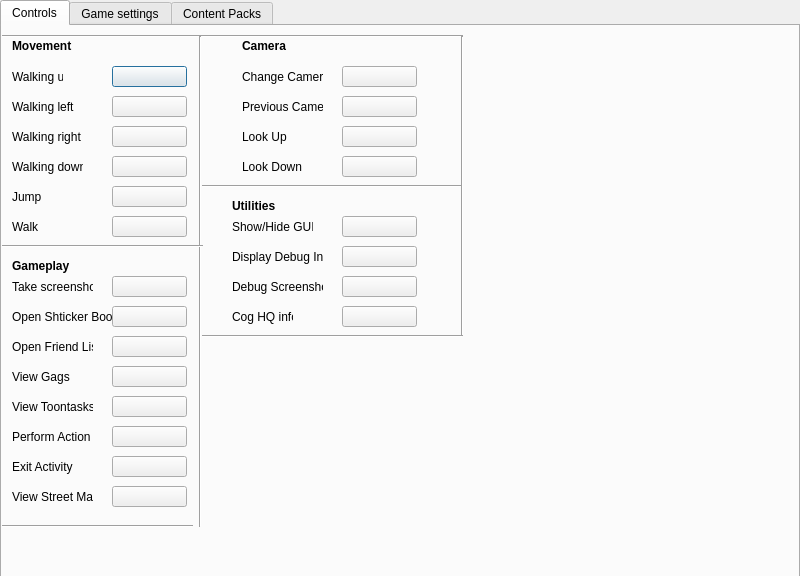
<?xml version="1.0" encoding="UTF-8"?>
<ui version="4.0">
 <class>Options_Menu</class>
 <widget class="QDialog" name="Options_Menu">
  <property name="geometry">
   <rect>
    <x>0</x>
    <y>0</y>
    <width>800</width>
    <height>576</height>
   </rect>
  </property>
  <property name="maximumSize">
   <size>
    <width>800</width>
    <height>600</height>
   </size>
  </property>
  <property name="windowTitle">
   <string>Option Menu</string>
  </property>
  <property name="windowIcon">
   <iconset>
    <normaloff>icon.ico</normaloff>icon.ico</iconset>
  </property>
  <widget class="QTabWidget" name="tabWidget">
   <property name="geometry">
    <rect>
     <x>0</x>
     <y>0</y>
     <width>800</width>
     <height>600</height>
    </rect>
   </property>
   <property name="maximumSize">
    <size>
     <width>800</width>
     <height>600</height>
    </size>
   </property>
   <property name="currentIndex">
    <number>0</number>
   </property>
   <widget class="QWidget" name="Content_Pack">
    <property name="maximumSize">
     <size>
      <width>800</width>
      <height>600</height>
     </size>
    </property>
    <attribute name="title">
     <string>Controls</string>
    </attribute>
    <widget class="QLabel" name="label_3">
     <property name="geometry">
      <rect>
       <x>10</x>
       <y>40</y>
       <width>51</width>
       <height>21</height>
      </rect>
     </property>
     <property name="text">
      <string>Walking up</string>
     </property>
    </widget>
    <widget class="QPushButton" name="walkUpButton">
     <property name="geometry">
      <rect>
       <x>110</x>
       <y>40</y>
       <width>75</width>
       <height>21</height>
      </rect>
     </property>
     <property name="text">
      <string/>
     </property>
    </widget>
    <widget class="QLabel" name="label_4">
     <property name="geometry">
      <rect>
       <x>10</x>
       <y>70</y>
       <width>71</width>
       <height>21</height>
      </rect>
     </property>
     <property name="text">
      <string>Walking left</string>
     </property>
    </widget>
    <widget class="QPushButton" name="walkLeftButton">
     <property name="geometry">
      <rect>
       <x>110</x>
       <y>70</y>
       <width>75</width>
       <height>21</height>
      </rect>
     </property>
     <property name="text">
      <string/>
     </property>
    </widget>
    <widget class="QLabel" name="label_5">
     <property name="geometry">
      <rect>
       <x>10</x>
       <y>100</y>
       <width>71</width>
       <height>21</height>
      </rect>
     </property>
     <property name="text">
      <string>Walking right</string>
     </property>
    </widget>
    <widget class="QPushButton" name="walkDownButton">
     <property name="geometry">
      <rect>
       <x>110</x>
       <y>130</y>
       <width>75</width>
       <height>21</height>
      </rect>
     </property>
     <property name="text">
      <string/>
     </property>
    </widget>
    <widget class="QLabel" name="label_6">
     <property name="geometry">
      <rect>
       <x>10</x>
       <y>130</y>
       <width>71</width>
       <height>21</height>
      </rect>
     </property>
     <property name="text">
      <string>Walking down</string>
     </property>
    </widget>
    <widget class="QPushButton" name="walkRightButton">
     <property name="geometry">
      <rect>
       <x>110</x>
       <y>100</y>
       <width>75</width>
       <height>21</height>
      </rect>
     </property>
     <property name="text">
      <string/>
     </property>
    </widget>
    <widget class="QLabel" name="label_7">
     <property name="geometry">
      <rect>
       <x>10</x>
       <y>160</y>
       <width>71</width>
       <height>21</height>
      </rect>
     </property>
     <property name="text">
      <string>Jump</string>
     </property>
    </widget>
    <widget class="QPushButton" name="jumpButton">
     <property name="geometry">
      <rect>
       <x>110</x>
       <y>160</y>
       <width>75</width>
       <height>21</height>
      </rect>
     </property>
     <property name="text">
      <string/>
     </property>
    </widget>
    <widget class="QLabel" name="label_8">
     <property name="geometry">
      <rect>
       <x>10</x>
       <y>190</y>
       <width>71</width>
       <height>21</height>
      </rect>
     </property>
     <property name="text">
      <string>Walk</string>
     </property>
    </widget>
    <widget class="QPushButton" name="walkButton">
     <property name="geometry">
      <rect>
       <x>110</x>
       <y>190</y>
       <width>75</width>
       <height>21</height>
      </rect>
     </property>
     <property name="text">
      <string/>
     </property>
    </widget>
    <widget class="QLabel" name="label_9">
     <property name="geometry">
      <rect>
       <x>10</x>
       <y>10</y>
       <width>61</width>
       <height>21</height>
      </rect>
     </property>
     <property name="text">
      <string>&lt;html&gt;&lt;head/&gt;&lt;body&gt;&lt;p&gt;&lt;span style=&quot; font-weight:600;&quot;&gt;Movement&lt;/span&gt;&lt;/p&gt;&lt;/body&gt;&lt;/html&gt;</string>
     </property>
    </widget>
    <widget class="QLabel" name="label_10">
     <property name="geometry">
      <rect>
       <x>10</x>
       <y>230</y>
       <width>61</width>
       <height>21</height>
      </rect>
     </property>
     <property name="text">
      <string>&lt;html&gt;&lt;head/&gt;&lt;body&gt;&lt;p&gt;&lt;span style=&quot; font-weight:600;&quot;&gt;Gameplay&lt;/span&gt;&lt;/p&gt;&lt;/body&gt;&lt;/html&gt;</string>
     </property>
    </widget>
    <widget class="QLabel" name="label_11">
     <property name="geometry">
      <rect>
       <x>10</x>
       <y>250</y>
       <width>81</width>
       <height>21</height>
      </rect>
     </property>
     <property name="text">
      <string>Take screenshot</string>
     </property>
    </widget>
    <widget class="QLabel" name="label_12">
     <property name="geometry">
      <rect>
       <x>10</x>
       <y>280</y>
       <width>101</width>
       <height>21</height>
      </rect>
     </property>
     <property name="text">
      <string>Open Shticker Book</string>
     </property>
    </widget>
    <widget class="QLabel" name="label_13">
     <property name="geometry">
      <rect>
       <x>10</x>
       <y>310</y>
       <width>81</width>
       <height>21</height>
      </rect>
     </property>
     <property name="text">
      <string>Open Friend List</string>
     </property>
    </widget>
    <widget class="QLabel" name="label_14">
     <property name="geometry">
      <rect>
       <x>10</x>
       <y>340</y>
       <width>81</width>
       <height>21</height>
      </rect>
     </property>
     <property name="text">
      <string>View Gags</string>
     </property>
    </widget>
    <widget class="QLabel" name="label_15">
     <property name="geometry">
      <rect>
       <x>10</x>
       <y>370</y>
       <width>81</width>
       <height>21</height>
      </rect>
     </property>
     <property name="text">
      <string>View Toontasks</string>
     </property>
    </widget>
    <widget class="QLabel" name="label_16">
     <property name="geometry">
      <rect>
       <x>10</x>
       <y>400</y>
       <width>81</width>
       <height>21</height>
      </rect>
     </property>
     <property name="text">
      <string>Perform Action</string>
     </property>
    </widget>
    <widget class="QPushButton" name="takeScreenButton">
     <property name="geometry">
      <rect>
       <x>110</x>
       <y>250</y>
       <width>75</width>
       <height>21</height>
      </rect>
     </property>
     <property name="text">
      <string/>
     </property>
    </widget>
    <widget class="QPushButton" name="openBookButton">
     <property name="geometry">
      <rect>
       <x>110</x>
       <y>280</y>
       <width>75</width>
       <height>21</height>
      </rect>
     </property>
     <property name="text">
      <string/>
     </property>
    </widget>
    <widget class="QPushButton" name="openFriendsButton">
     <property name="geometry">
      <rect>
       <x>110</x>
       <y>310</y>
       <width>75</width>
       <height>21</height>
      </rect>
     </property>
     <property name="text">
      <string/>
     </property>
    </widget>
    <widget class="QPushButton" name="viewGagsButtons">
     <property name="geometry">
      <rect>
       <x>110</x>
       <y>340</y>
       <width>75</width>
       <height>21</height>
      </rect>
     </property>
     <property name="text">
      <string/>
     </property>
    </widget>
    <widget class="QPushButton" name="viewToontasksButton">
     <property name="geometry">
      <rect>
       <x>110</x>
       <y>370</y>
       <width>75</width>
       <height>21</height>
      </rect>
     </property>
     <property name="text">
      <string/>
     </property>
    </widget>
    <widget class="QPushButton" name="performActionButton">
     <property name="geometry">
      <rect>
       <x>110</x>
       <y>400</y>
       <width>75</width>
       <height>21</height>
      </rect>
     </property>
     <property name="text">
      <string/>
     </property>
    </widget>
    <widget class="QLabel" name="label_17">
     <property name="geometry">
      <rect>
       <x>10</x>
       <y>430</y>
       <width>81</width>
       <height>21</height>
      </rect>
     </property>
     <property name="text">
      <string>Exit Activity</string>
     </property>
    </widget>
    <widget class="QLabel" name="label_18">
     <property name="geometry">
      <rect>
       <x>10</x>
       <y>460</y>
       <width>81</width>
       <height>21</height>
      </rect>
     </property>
     <property name="text">
      <string>View Street Map</string>
     </property>
    </widget>
    <widget class="QPushButton" name="exitActivityButton">
     <property name="geometry">
      <rect>
       <x>110</x>
       <y>430</y>
       <width>75</width>
       <height>21</height>
      </rect>
     </property>
     <property name="text">
      <string/>
     </property>
    </widget>
    <widget class="QPushButton" name="viewMapButton">
     <property name="geometry">
      <rect>
       <x>110</x>
       <y>460</y>
       <width>75</width>
       <height>21</height>
      </rect>
     </property>
     <property name="text">
      <string/>
     </property>
    </widget>
    <widget class="QLabel" name="label_19">
     <property name="geometry">
      <rect>
       <x>240</x>
       <y>10</y>
       <width>51</width>
       <height>21</height>
      </rect>
     </property>
     <property name="text">
      <string>&lt;html&gt;&lt;head/&gt;&lt;body&gt;&lt;p&gt;&lt;span style=&quot; font-weight:600;&quot;&gt;Camera&lt;/span&gt;&lt;/p&gt;&lt;/body&gt;&lt;/html&gt;</string>
     </property>
     <property name="textFormat">
      <enum>Qt::AutoText</enum>
     </property>
    </widget>
    <widget class="QLabel" name="label_20">
     <property name="geometry">
      <rect>
       <x>240</x>
       <y>40</y>
       <width>81</width>
       <height>21</height>
      </rect>
     </property>
     <property name="text">
      <string>Change Camera</string>
     </property>
    </widget>
    <widget class="QLabel" name="label_21">
     <property name="geometry">
      <rect>
       <x>240</x>
       <y>70</y>
       <width>81</width>
       <height>21</height>
      </rect>
     </property>
     <property name="text">
      <string>Previous Camera</string>
     </property>
    </widget>
    <widget class="QLabel" name="label_22">
     <property name="geometry">
      <rect>
       <x>240</x>
       <y>100</y>
       <width>81</width>
       <height>21</height>
      </rect>
     </property>
     <property name="text">
      <string>Look Up</string>
     </property>
    </widget>
    <widget class="QLabel" name="label_23">
     <property name="geometry">
      <rect>
       <x>240</x>
       <y>130</y>
       <width>81</width>
       <height>21</height>
      </rect>
     </property>
     <property name="text">
      <string>Look Down</string>
     </property>
    </widget>
    <widget class="QPushButton" name="changeCameraButton">
     <property name="geometry">
      <rect>
       <x>340</x>
       <y>40</y>
       <width>75</width>
       <height>21</height>
      </rect>
     </property>
     <property name="text">
      <string/>
     </property>
    </widget>
    <widget class="QPushButton" name="PreviousCameraButton">
     <property name="geometry">
      <rect>
       <x>340</x>
       <y>70</y>
       <width>75</width>
       <height>21</height>
      </rect>
     </property>
     <property name="text">
      <string/>
     </property>
    </widget>
    <widget class="QPushButton" name="lookUpButton">
     <property name="geometry">
      <rect>
       <x>340</x>
       <y>100</y>
       <width>75</width>
       <height>21</height>
      </rect>
     </property>
     <property name="text">
      <string/>
     </property>
    </widget>
    <widget class="QPushButton" name="lookDownButton">
     <property name="geometry">
      <rect>
       <x>340</x>
       <y>130</y>
       <width>75</width>
       <height>21</height>
      </rect>
     </property>
     <property name="text">
      <string/>
     </property>
    </widget>
    <widget class="QLabel" name="label_24">
     <property name="geometry">
      <rect>
       <x>230</x>
       <y>170</y>
       <width>81</width>
       <height>21</height>
      </rect>
     </property>
     <property name="text">
      <string>&lt;html&gt;&lt;head/&gt;&lt;body&gt;&lt;p&gt;&lt;span style=&quot; font-weight:600;&quot;&gt;Utilities&lt;/span&gt;&lt;/p&gt;&lt;/body&gt;&lt;/html&gt;</string>
     </property>
    </widget>
    <widget class="QLabel" name="label_25">
     <property name="geometry">
      <rect>
       <x>230</x>
       <y>190</y>
       <width>81</width>
       <height>21</height>
      </rect>
     </property>
     <property name="text">
      <string>Show/Hide GUI</string>
     </property>
    </widget>
    <widget class="Line" name="line">
     <property name="geometry">
      <rect>
       <x>200</x>
       <y>0</y>
       <width>261</width>
       <height>20</height>
      </rect>
     </property>
     <property name="orientation">
      <enum>Qt::Horizontal</enum>
     </property>
    </widget>
    <widget class="Line" name="line_3">
     <property name="geometry">
      <rect>
       <x>200</x>
       <y>150</y>
       <width>261</width>
       <height>20</height>
      </rect>
     </property>
     <property name="orientation">
      <enum>Qt::Horizontal</enum>
     </property>
    </widget>
    <widget class="Line" name="line_4">
     <property name="geometry">
      <rect>
       <x>450</x>
       <y>10</y>
       <width>20</width>
       <height>301</height>
      </rect>
     </property>
     <property name="orientation">
      <enum>Qt::Vertical</enum>
     </property>
    </widget>
    <widget class="Line" name="line_6">
     <property name="geometry">
      <rect>
       <x>0</x>
       <y>0</y>
       <width>201</width>
       <height>20</height>
      </rect>
     </property>
     <property name="orientation">
      <enum>Qt::Horizontal</enum>
     </property>
    </widget>
    <widget class="Line" name="line_7">
     <property name="geometry">
      <rect>
       <x>190</x>
       <y>10</y>
       <width>16</width>
       <height>491</height>
      </rect>
     </property>
     <property name="orientation">
      <enum>Qt::Vertical</enum>
     </property>
    </widget>
    <widget class="Line" name="line_8">
     <property name="geometry">
      <rect>
       <x>0</x>
       <y>210</y>
       <width>201</width>
       <height>20</height>
      </rect>
     </property>
     <property name="orientation">
      <enum>Qt::Horizontal</enum>
     </property>
    </widget>
    <widget class="Line" name="line_9">
     <property name="geometry">
      <rect>
       <x>0</x>
       <y>490</y>
       <width>191</width>
       <height>20</height>
      </rect>
     </property>
     <property name="orientation">
      <enum>Qt::Horizontal</enum>
     </property>
    </widget>
    <widget class="QPushButton" name="showAndHideButton">
     <property name="geometry">
      <rect>
       <x>340</x>
       <y>190</y>
       <width>75</width>
       <height>21</height>
      </rect>
     </property>
     <property name="text">
      <string/>
     </property>
    </widget>
    <widget class="QLabel" name="label_26">
     <property name="geometry">
      <rect>
       <x>230</x>
       <y>220</y>
       <width>91</width>
       <height>21</height>
      </rect>
     </property>
     <property name="text">
      <string>Display Debug Info</string>
     </property>
    </widget>
    <widget class="QPushButton" name="displayDebugButton">
     <property name="geometry">
      <rect>
       <x>340</x>
       <y>220</y>
       <width>75</width>
       <height>21</height>
      </rect>
     </property>
     <property name="text">
      <string/>
     </property>
    </widget>
    <widget class="QLabel" name="label_27">
     <property name="geometry">
      <rect>
       <x>230</x>
       <y>250</y>
       <width>91</width>
       <height>21</height>
      </rect>
     </property>
     <property name="text">
      <string>Debug Screenshots</string>
     </property>
    </widget>
    <widget class="QPushButton" name="debugScreenButton">
     <property name="geometry">
      <rect>
       <x>340</x>
       <y>250</y>
       <width>75</width>
       <height>21</height>
      </rect>
     </property>
     <property name="text">
      <string/>
     </property>
    </widget>
    <widget class="QLabel" name="label_28">
     <property name="geometry">
      <rect>
       <x>230</x>
       <y>280</y>
       <width>61</width>
       <height>21</height>
      </rect>
     </property>
     <property name="text">
      <string>Cog HQ info</string>
     </property>
    </widget>
    <widget class="QPushButton" name="cogHQButton">
     <property name="geometry">
      <rect>
       <x>340</x>
       <y>280</y>
       <width>75</width>
       <height>21</height>
      </rect>
     </property>
     <property name="text">
      <string/>
     </property>
    </widget>
    <widget class="Line" name="line_5">
     <property name="geometry">
      <rect>
       <x>200</x>
       <y>300</y>
       <width>261</width>
       <height>20</height>
      </rect>
     </property>
     <property name="orientation">
      <enum>Qt::Horizontal</enum>
     </property>
    </widget>
   </widget>
   <widget class="QWidget" name="tab_4">
    <attribute name="title">
     <string>Game settings</string>
    </attribute>
    <widget class="QComboBox" name="gameModes">
     <property name="geometry">
      <rect>
       <x>100</x>
       <y>30</y>
       <width>161</width>
       <height>22</height>
      </rect>
     </property>
     <item>
      <property name="text">
       <string>Local</string>
      </property>
     </item>
     <item>
      <property name="text">
       <string>Server</string>
      </property>
     </item>
    </widget>
    <widget class="QLabel" name="label">
     <property name="geometry">
      <rect>
       <x>0</x>
       <y>30</y>
       <width>81</width>
       <height>16</height>
      </rect>
     </property>
     <property name="text">
      <string>Gamemode</string>
     </property>
    </widget>
    <widget class="QLabel" name="label_2">
     <property name="geometry">
      <rect>
       <x>0</x>
       <y>60</y>
       <width>81</width>
       <height>16</height>
      </rect>
     </property>
     <property name="text">
      <string>IP Address</string>
     </property>
    </widget>
    <widget class="QLineEdit" name="ipAddress">
     <property name="geometry">
      <rect>
       <x>100</x>
       <y>60</y>
       <width>161</width>
       <height>20</height>
      </rect>
     </property>
    </widget>
    <widget class="QLabel" name="label_29">
     <property name="geometry">
      <rect>
       <x>0</x>
       <y>10</y>
       <width>81</width>
       <height>16</height>
      </rect>
     </property>
     <property name="text">
      <string>&lt;html&gt;&lt;head/&gt;&lt;body&gt;&lt;p&gt;&lt;span style=&quot; font-weight:600;&quot;&gt;Login settings&lt;/span&gt;&lt;/p&gt;&lt;/body&gt;&lt;/html&gt;</string>
     </property>
    </widget>
    <widget class="QLabel" name="label_30">
     <property name="geometry">
      <rect>
       <x>0</x>
       <y>100</y>
       <width>101</width>
       <height>16</height>
      </rect>
     </property>
     <property name="text">
      <string>&lt;html&gt;&lt;head/&gt;&lt;body&gt;&lt;p&gt;&lt;span style=&quot; font-weight:600;&quot;&gt;Graphical Settings&lt;/span&gt;&lt;/p&gt;&lt;/body&gt;&lt;/html&gt;</string>
     </property>
    </widget>
    <widget class="QLabel" name="label_31">
     <property name="geometry">
      <rect>
       <x>0</x>
       <y>120</y>
       <width>81</width>
       <height>16</height>
      </rect>
     </property>
     <property name="text">
      <string>Display Mode</string>
     </property>
    </widget>
    <widget class="QComboBox" name="displayModeBox">
     <property name="geometry">
      <rect>
       <x>100</x>
       <y>120</y>
       <width>161</width>
       <height>22</height>
      </rect>
     </property>
     <property name="toolTipDuration">
      <number>4</number>
     </property>
    </widget>
    <widget class="QLabel" name="label_32">
     <property name="geometry">
      <rect>
       <x>0</x>
       <y>150</y>
       <width>81</width>
       <height>16</height>
      </rect>
     </property>
     <property name="text">
      <string>Resolution</string>
     </property>
    </widget>
    <widget class="QComboBox" name="resolutionBox">
     <property name="geometry">
      <rect>
       <x>100</x>
       <y>150</y>
       <width>161</width>
       <height>22</height>
      </rect>
     </property>
    </widget>
    <widget class="QLabel" name="label_33">
     <property name="geometry">
      <rect>
       <x>0</x>
       <y>190</y>
       <width>51</width>
       <height>16</height>
      </rect>
     </property>
     <property name="text">
      <string>Show FPS</string>
     </property>
    </widget>
    <widget class="QSlider" name="fpsSlider">
     <property name="geometry">
      <rect>
       <x>100</x>
       <y>190</y>
       <width>21</width>
       <height>22</height>
      </rect>
     </property>
     <property name="maximum">
      <number>1</number>
     </property>
     <property name="orientation">
      <enum>Qt::Horizontal</enum>
     </property>
    </widget>
    <widget class="QLabel" name="label_34">
     <property name="geometry">
      <rect>
       <x>0</x>
       <y>220</y>
       <width>51</width>
       <height>16</height>
      </rect>
     </property>
     <property name="text">
      <string>V-Sync</string>
     </property>
    </widget>
    <widget class="QSlider" name="vSyncSlider">
     <property name="geometry">
      <rect>
       <x>100</x>
       <y>220</y>
       <width>21</width>
       <height>22</height>
      </rect>
     </property>
     <property name="maximum">
      <number>1</number>
     </property>
     <property name="orientation">
      <enum>Qt::Horizontal</enum>
     </property>
    </widget>
    <widget class="QLabel" name="label_35">
     <property name="geometry">
      <rect>
       <x>0</x>
       <y>250</y>
       <width>51</width>
       <height>16</height>
      </rect>
     </property>
     <property name="text">
      <string>Antialising</string>
     </property>
    </widget>
    <widget class="QComboBox" name="antiAliasingBox">
     <property name="geometry">
      <rect>
       <x>100</x>
       <y>250</y>
       <width>161</width>
       <height>22</height>
      </rect>
     </property>
    </widget>
    <widget class="QLabel" name="label_36">
     <property name="geometry">
      <rect>
       <x>0</x>
       <y>280</y>
       <width>71</width>
       <height>16</height>
      </rect>
     </property>
     <property name="text">
      <string>LOD Distance</string>
     </property>
    </widget>
    <widget class="QComboBox" name="lodDistanceBox">
     <property name="geometry">
      <rect>
       <x>100</x>
       <y>280</y>
       <width>161</width>
       <height>22</height>
      </rect>
     </property>
    </widget>
    <widget class="QLabel" name="label_37">
     <property name="geometry">
      <rect>
       <x>0</x>
       <y>310</y>
       <width>91</width>
       <height>16</height>
      </rect>
     </property>
     <property name="text">
      <string>Animation Blending</string>
     </property>
    </widget>
    <widget class="QSlider" name="animationSlider">
     <property name="geometry">
      <rect>
       <x>100</x>
       <y>310</y>
       <width>21</width>
       <height>22</height>
      </rect>
     </property>
     <property name="maximum">
      <number>1</number>
     </property>
     <property name="orientation">
      <enum>Qt::Horizontal</enum>
     </property>
    </widget>
    <widget class="QLabel" name="label_38">
     <property name="geometry">
      <rect>
       <x>0</x>
       <y>340</y>
       <width>91</width>
       <height>16</height>
      </rect>
     </property>
     <property name="text">
      <string>GUI Animation</string>
     </property>
    </widget>
    <widget class="QSlider" name="guiSlider">
     <property name="geometry">
      <rect>
       <x>100</x>
       <y>340</y>
       <width>21</width>
       <height>22</height>
      </rect>
     </property>
     <property name="maximum">
      <number>1</number>
     </property>
     <property name="orientation">
      <enum>Qt::Horizontal</enum>
     </property>
    </widget>
    <widget class="QLabel" name="label_39">
     <property name="geometry">
      <rect>
       <x>0</x>
       <y>370</y>
       <width>91</width>
       <height>16</height>
      </rect>
     </property>
     <property name="text">
      <string>Particle Effects</string>
     </property>
    </widget>
    <widget class="QSlider" name="particleSlider">
     <property name="geometry">
      <rect>
       <x>100</x>
       <y>370</y>
       <width>21</width>
       <height>22</height>
      </rect>
     </property>
     <property name="maximum">
      <number>1</number>
     </property>
     <property name="orientation">
      <enum>Qt::Horizontal</enum>
     </property>
    </widget>
    <widget class="QLabel" name="label_40">
     <property name="geometry">
      <rect>
       <x>0</x>
       <y>400</y>
       <width>91</width>
       <height>16</height>
      </rect>
     </property>
     <property name="text">
      <string>Disable Accessories</string>
     </property>
    </widget>
    <widget class="QSlider" name="disableAccessoriesSlider">
     <property name="geometry">
      <rect>
       <x>100</x>
       <y>400</y>
       <width>21</width>
       <height>22</height>
      </rect>
     </property>
     <property name="maximum">
      <number>1</number>
     </property>
     <property name="orientation">
      <enum>Qt::Horizontal</enum>
     </property>
    </widget>
    <widget class="QPushButton" name="saveChangesButton">
     <property name="geometry">
      <rect>
       <x>100</x>
       <y>460</y>
       <width>161</width>
       <height>23</height>
      </rect>
     </property>
     <property name="text">
      <string>Save Changes</string>
     </property>
    </widget>
    <widget class="QLabel" name="label_41">
     <property name="geometry">
      <rect>
       <x>0</x>
       <y>430</y>
       <width>91</width>
       <height>16</height>
      </rect>
     </property>
     <property name="text">
      <string>Discord Integration</string>
     </property>
    </widget>
    <widget class="QSlider" name="discordIntergration">
     <property name="geometry">
      <rect>
       <x>100</x>
       <y>430</y>
       <width>21</width>
       <height>22</height>
      </rect>
     </property>
     <property name="maximum">
      <number>1</number>
     </property>
     <property name="orientation">
      <enum>Qt::Horizontal</enum>
     </property>
    </widget>
    <widget class="QPushButton" name="playGame">
     <property name="geometry">
      <rect>
       <x>280</x>
       <y>460</y>
       <width>161</width>
       <height>23</height>
      </rect>
     </property>
     <property name="text">
      <string>Play</string>
     </property>
    </widget>
   </widget>
   <widget class="QWidget" name="tab_2">
    <attribute name="title">
     <string>Content Packs</string>
    </attribute>
    <widget class="QTreeView" name="treeView">
     <property name="geometry">
      <rect>
       <x>0</x>
       <y>0</y>
       <width>801</width>
       <height>161</height>
      </rect>
     </property>
    </widget>
   </widget>
  </widget>
 </widget>
 <resources/>
 <connections/>
</ui>
